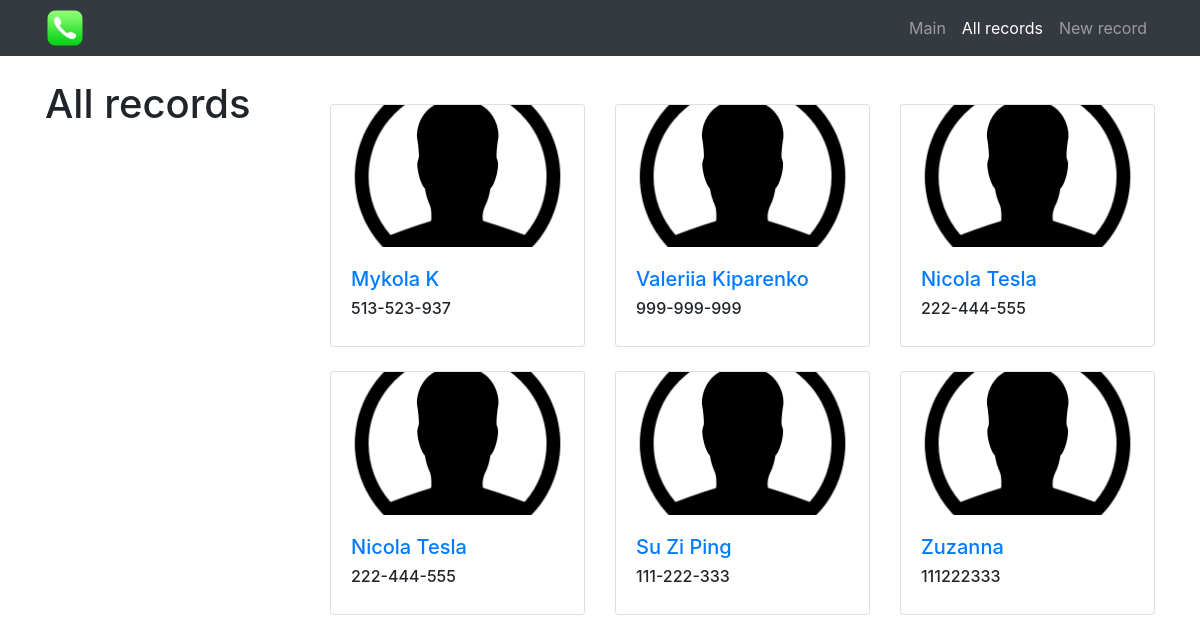
Screenshot of /all with the database file from the repository.
### tables this page shows
CREATE TABLE contacts(
                    id      INTEGER PRIMARY KEY AUTOINCREMENT,
                    name    TEXT,
                    phone   TEXT              
);

### HW53n/main53.py (the view)
@app.route("/all")
def show_all():
    conn = get_db()
    c = conn.cursor()
    records_from_db = c.execute("SELECT c.id, c.name, c.phone FROM contacts AS c")
    records = []
    for row in records_from_db:
        record = {
            "id": row[0],
            "name": row[1],
            "phone": row[2]
        }
        records.append(record)
    print(records)
    return render_template("all.html", title="All records", records=records)

### HW53n/main53.py (called while the page is built)
def get_db():
    db = getattr(g, '_database', None)
    if db is None:
        db = g._database = sqlite3.connect('db/phonebook.db')
    return db

@app.teardown_appcontext
def close_connection(exception):
    db = getattr(g, "_database", None)
    if db is not None:
        db.close()

### HW53n/templates/all.html (shortened to what this page needs)
{% extends 'base.html' %}
{% set active_page = 'all' %}
{% block content %}
<div class="row">
    <div class="col-lg-3">
        <div class="my-4">
            <h1>All records</h1>
        </div>
    </div>
    <div class="col-lg-9">
        <div class="row my-5 card-wrapper">
            {% if records %}
            {% for record in records %}
            <div class="col-lg-4 col-md-6 mb-4">
                <div class="card h-100">
                    <div class="embed-responsive embed-responsive-16by9">
                        <a href="{{ url_for('record', record_id=record.id) }}">
                            <img class="card-img-top embed-responsive-item"
                                src="{{ url_for('static', filename='images/contact_icon.png') }}">
                        </a>
                    </div>
                    <div class="card-body">
                        <h5>
                            <a href="{{ url_for('record', record_id=record.id) }}">{{ record.name }}</a>
                        </h5>
                        <h6>{{ record.phone }}</h6>
                    </div>
                </div>
            </div>
            {% endfor %}
            {% else %}
            <h1 class="offset-lg-3">No contacts to show.</h1>
            {% endif %}
        </div>
    </div>
</div>
{% endblock %}

### HW53n/static/css/style.css (style rules this page uses)
body { padding-top: 56px; }
.card-img-top { object-fit: cover; }

### rows the page displays
contacts: name "Mykola K", phone "513-523-937"
contacts: name "Valeriia Kiparenko", phone "999-999-999"
contacts: name "Nicola Tesla", phone "222-444-555"
contacts: name "Nicola Tesla", phone "222-444-555"
contacts: name "Su Zi Ping", phone "111-222-333"
contacts: name "Zuzanna", phone "111222333"
